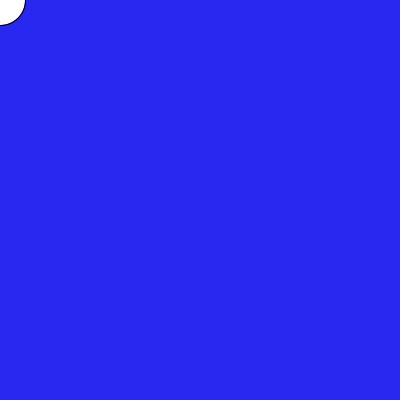
Frame 1 (no input)
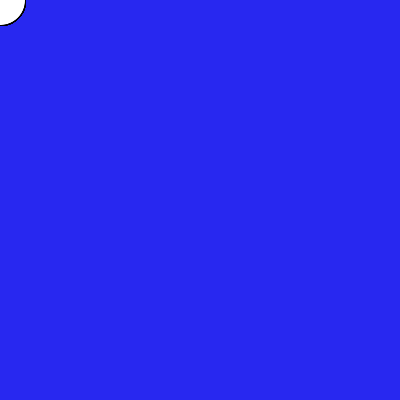
Frame 60 (the mouse pressed at the canvas centre just before this capture)
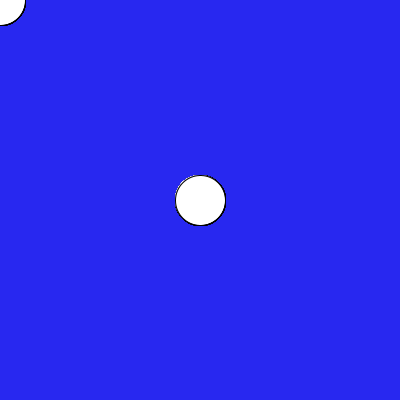
Frame 120 (the mouse held since frame 60 and released just before this capture)

The Processing sketch that drew these frames (run headless with seeded random() and noise(); from frame 60 on, the mouse is pressed at the canvas centre):

// Processing sketch: processing_91164
// ── processing_91164.pde

void setup(){
size(400,400);
smooth();
background(40,40,240);
}
void draw(){
if(mousePressed);
ellipse(mouseX,mouseY,50,50);
}
